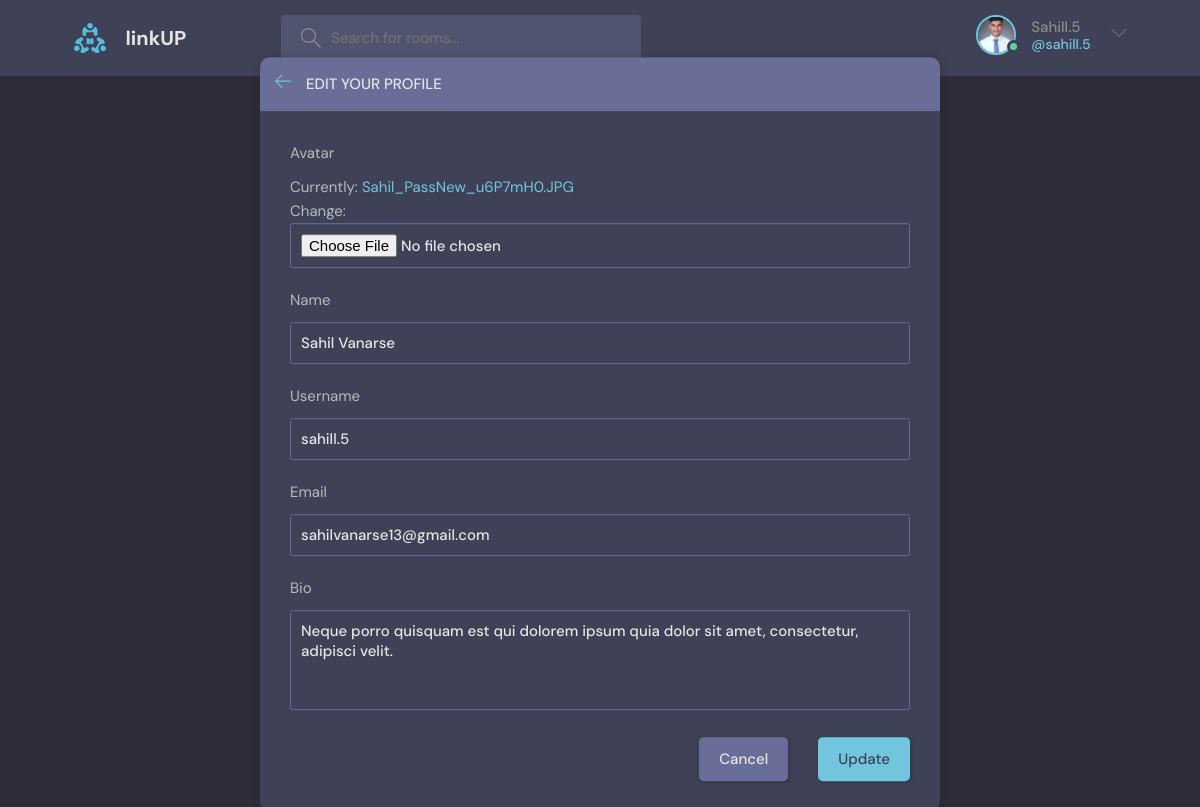
/update-user/ (signed in), run on an earlier commit of the app's database.
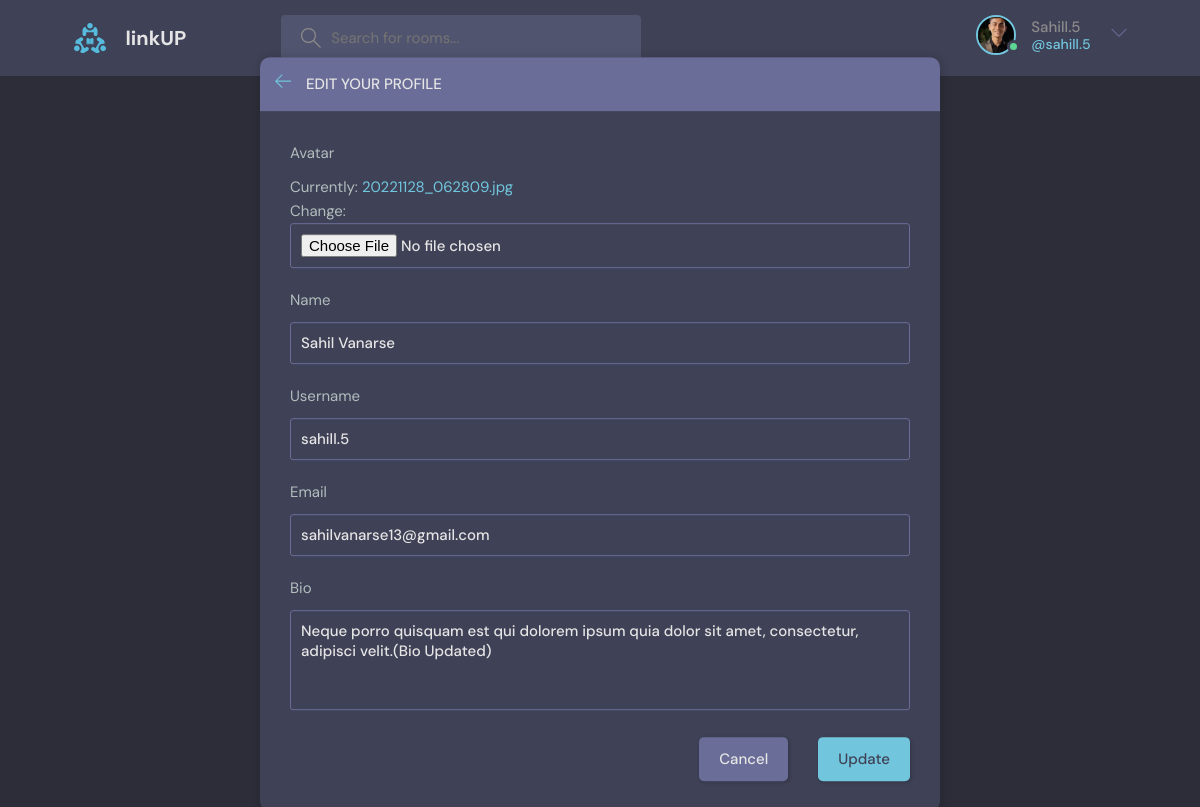
And on a later commit of the database.
### base/models.py (models this page shows)
class User(AbstractUser):
    name = models.CharField(max_length=200, null=True)
    email = models.EmailField(unique=True, null=True)
    bio = models.TextField(null=True)
    avatar = models.ImageField(null=True, default="avatar.svg")
    USERNAME_FIELD = 'email'  # Use email as the username
    REQUIRED_FIELDS = []  # Remove 'username' from the required fields
    objects = CustomUserManager()  # Set the custom manager here

### base/views.py (the view)
# urls.py: path('update-user/', views.updateUser, name="update-user"),
def updateUser(request):
    user = request.user
    form = UserForm(instance=user)
    if request.method == "POST":
        form = UserForm(request.POST, request.FILES, instance=user)
        if form.is_valid():
            form.save()
            return redirect('user-profile', pk=user.id)
    return render(request, 'base/update-user.html', {'form' : form})

### base/forms.py
class UserForm(ModelForm):
    class Meta:
        model = User
        fields = ['avatar','name','username', 'email', 'bio']

### base/templates/base/update-user.html (shortened to what this page needs)
{% extends 'main.html' %}
{% block content %}
    <main class="update-account layout">
        <div class="container">
            <div class="layout__box">
                <div class="layout__boxHeader">
                    <div class="layout__boxTitle">
                        <a href="{% url 'home' %}">
                            <svg version="1.1" xmlns="http://www.w3.org/2000/svg" width="32" height="32"
                                viewBox="0 0 32 32">
                                <title>arrow-left</title>
                                <path
                                    d="M13.723 2.286l-13.723 13.714 13.719 13.714 1.616-1.611-10.96-10.96h27.625v-2.286h-27.625l10.965-10.965-1.616-1.607z">
                                </path>
                            </svg>
                        </a>
                        <h3>Edit your profile</h3>
                    </div>
                </div>
                <div class="layout__body">
                    <form class="form" action="" method="POST", enctype='multipart/form-data'>
                      {% for field in form %}
                        <div class="form__group">
                            <label for="profile_pic">{{field.label}}</label>
                            {{field}}
                        </div>
                      {% endfor %}
                        <div class="form__action">
                            <a class="btn btn--dark" href="{% url 'home' %}">Cancel</a>
                            <button class="btn btn--main" type="submit">Update</button>
                        </div>
                    </form>
                </div>
            </div>
        </div>
    </main>
{% endblock content %}

### templates/navbar.html (shortened to what this page needs)
{% load static %}
<header class="header header--loggedIn">
    <div class="container">
      <a href="{% url 'home' %}" class="header__logo">
        <img src="{% static 'images/logo.svg' %}" />
        <h1>linkUP</h1>
      </a>
      <form class="header__search" method="GET" action="{% url 'home' %}">
        <label>
          <input name="q" placeholder="Search for rooms..." />
        </label>
      </form>
      <nav class="header__menu">
        {% if request.user.is_authenticated %}
        <div class="header__user">
          <a href="{% url 'user-profile' user.id %}">
            <div class="avatar avatar--medium active">
              <img src="{{request.user.avatar.url}}" />
            </div>
            <p>{{request.user.username|capfirst}} <span>@{{request.user.username}}</span></p>
          </a>
          <button class="dropdown-button">
            <svg version="1.1" xmlns="http://www.w3.org/2000/svg" width="32" height="32" viewBox="0 0 32 32">
              <title>chevron-down</title>
              <path d="M16 21l-13-13h-3l16 16 16-16h-3l-13 13z"></path>
            </svg>
          </button>
        </div>
        {% else %}
        <a href="{% url 'login' %}">
          <img src="{% static 'images/avatar.svg' %}" />
          <p>Login</p>
        </a>
        {% endif %}
      </nav>
    </div>
  </header>

What changed in the data, as far as the page shows it:
changed User "Sahill.5": user.avatar: a different picture; bio "Neque porro quisquam est qui dolorem ipsum quia dolor sit amet, consectetur, adipisci velit." → "Neque porro quisquam est qui dolorem ipsum quia dolor sit amet, consectetur, adipisci velit.(Bio Updated)"
Also different on the page:
text no longer shown: "Currently: Sahil_PassNew_u6P7mH0.JPG Change:"
text now shown: "Currently: 20221128_062809.jpg Change:"
